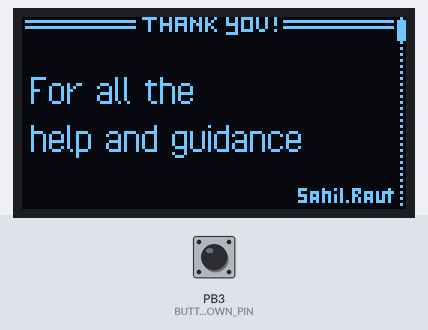
Bench run of a sketch on a simulated ATtiny85, built with avr-gcc and run on an emulated ATtiny85. Parts: 128×64 one-colour display. The inputs (shaded band) are chosen by the test bench; at power-on: PB3 (BUTTON_DOWN_PIN) HIGH.

Above: at 1.2 s.
1.3 s: PB3 (BUTTON_DOWN_PIN) pulled LOW for 3.2 s
At 5.4 s:
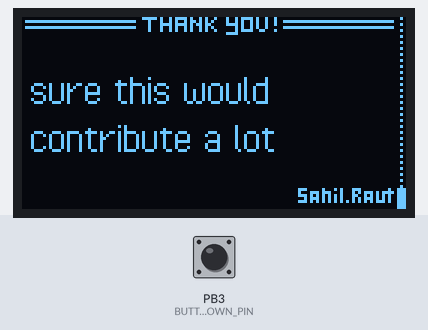
6.0 s: PB3 (BUTTON_DOWN_PIN) pulled LOW for 0.15 s
At 7.7 s:
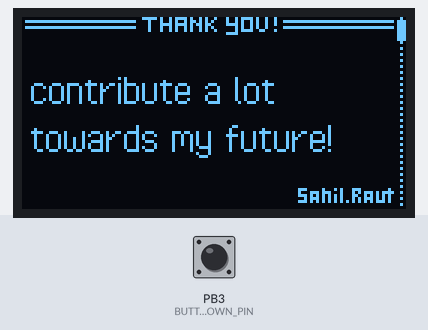
8.0 s: PB3 (BUTTON_DOWN_PIN) pulled LOW for 1 s
At 10.2 s:
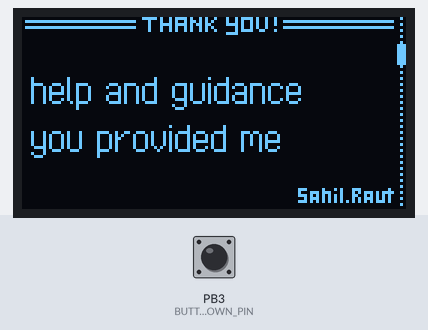
Timing chart, 0 to 11.7 s (numbered marks = the images above; inputs shaded):
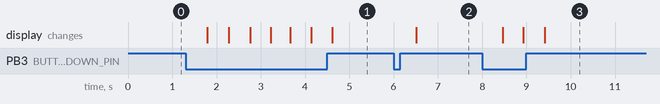

The sketch:

Atiny85_main.ino
```cpp
#include <TinyWireM.h> // To use the Adafruit's TinyWireM library:
#include <Tiny4kOLED.h> // we are using the Tiny4kOLED library to draw on the display

#define BUTTON_DOWN_PIN PB3 // pin for DOWN button

#include "fontpixelop16.h" // font pixel operator regular
#include "bg.h" // 128x64px fullscreen background image


const unsigned char scrollbar_empty [] PROGMEM =  { B00000000, B01010101, B00000000  }; // image for scrollbar background 3x8px
const unsigned char scrollbar_filled [] PROGMEM = { B11111110, B11111111, B11111110  }; // image for scrollbar handle 3x8px

const int NUM_ITEMS = 10; // number of items in the list
const int MAX_ITEM_LENGTH = 20; // maximum characters for the item name

char menu_items [NUM_ITEMS] [MAX_ITEM_LENGTH] = {  // array with item names
  { "For all the" },
  { "help and guidance"},
  { "you provided me" },
  { "with, sometimes" },
  { "even in the most" },
  { "inconvenient" },
  { "scenarios. I am" },
  { "sure this would" },
  { "contribute a lot" },
  { "towards my future!"}
};

int item_selected = 0; // which item in the menu is selected
int item_selected_displayed = -1; // currently displayed menu item on the OLED display, so we don´t need to redraw the screen all the time

void setup() {
  pinMode(BUTTON_DOWN_PIN, INPUT_PULLUP); // down button, set to INPUT_PULLUP = when not pressed, pin is HIGH

  oled.begin(128, 64, sizeof(tiny4koled_init_128x64), tiny4koled_init_128x64); // display initialization
  oled.enableChargePump(); // The default is off, but most boards need this.
  oled.setRotation(1);     // The default orientation is not the most commonly used.
  oled.clear();  // clear the screen

  oled.bitmap(0, 0, 128, 8, epd_bitmap_bg_no_labels); // draw 128x64px background image

  oled.on(); // turn on the display
}

void clearTextArea() {
  for (int i = 1; i <= 6; i++) {
    oled.setCursor(0, i);
    oled.fillLength(0, 128); // clear each line of menu area
  }
}

void displayMenu() {
  clearTextArea(); // Clear the text area before drawing new text

  oled.setFont(FONTPIXELOP16); // regular font

  int top_index = item_selected;
  int middle_index = (item_selected + 1) % NUM_ITEMS;

  // Draw the menu items
  oled.setCursor(3, 2); // set cursor for the top item
  oled.print(menu_items[top_index]); // draw top menu item label

  oled.setCursor(3, 4); // set cursor for the middle item
  oled.print(menu_items[middle_index]); // draw middle menu item label

  // draw scrollbar
  for (byte i = 0; i < 8; i++) { // for all 8 pages
    if (i == item_selected % 8) {
      // draw scrollbar handle = scrollbar_filled
      oled.bitmap(125, i, 125 + 3, i + 1, scrollbar_filled);
    } else {
      // draw scrollbar background = scrollbar_empty
      oled.bitmap(125, i, 125 + 3, i + 1, scrollbar_empty);
    }
  }
}

void loop() { // main loop
  if (item_selected_displayed != item_selected) { // only redraw the screen if the selected item is different from the last time
    displayMenu();
    item_selected_displayed = item_selected; // update which item is currently rendered on the display
  }

  if (digitalRead(BUTTON_DOWN_PIN) == LOW) { // button DOWN is pressed
    item_selected = (item_selected + 1) % NUM_ITEMS; // switch to the next item
    delay(200); // debounce delay
  }
}
```

Source omitted: bg.h (data table, 6362 bytes), fontpixelop16.h (data table, 6356 bytes)

Measured:
- after the input at 1.3 s, the display: first changes after 0.49 s (image 1 shows a later state)
- after the input at 6.0 s, the display: changes after 0.51 s (image 2)
- after the input at 8.0 s, the display: first changes after 0.47 s (image 3 shows a later state)
